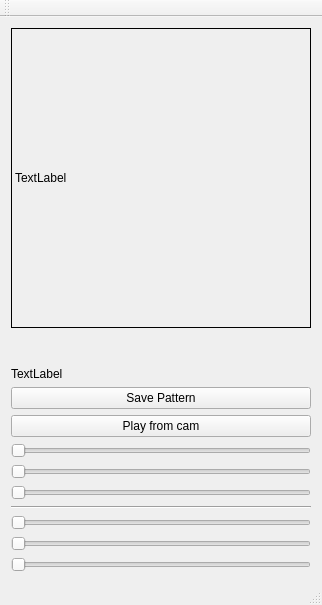
<?xml version="1.0" encoding="UTF-8"?>
<ui version="4.0">
 <class>MainWindow</class>
 <widget class="QMainWindow" name="MainWindow">
  <property name="geometry">
   <rect>
    <x>0</x>
    <y>0</y>
    <width>318</width>
    <height>605</height>
   </rect>
  </property>
  <property name="windowTitle">
   <string>MainWindow</string>
  </property>
  <widget class="QWidget" name="centralWidget">
   <layout class="QVBoxLayout" name="verticalLayout">
    <item>
     <widget class="QLabel" name="img">
      <property name="sizePolicy">
       <sizepolicy hsizetype="Ignored" vsizetype="Ignored">
        <horstretch>0</horstretch>
        <verstretch>0</verstretch>
       </sizepolicy>
      </property>
      <property name="minimumSize">
       <size>
        <width>300</width>
        <height>300</height>
       </size>
      </property>
      <property name="baseSize">
       <size>
        <width>300</width>
        <height>400</height>
       </size>
      </property>
      <property name="frameShape">
       <enum>QFrame::Box</enum>
      </property>
      <property name="text">
       <string>TextLabel</string>
      </property>
     </widget>
    </item>
    <item>
     <spacer name="verticalSpacer">
      <property name="orientation">
       <enum>Qt::Vertical</enum>
      </property>
      <property name="sizeHint" stdset="0">
       <size>
        <width>20</width>
        <height>40</height>
       </size>
      </property>
     </spacer>
    </item>
    <item>
     <widget class="QLabel" name="label">
      <property name="text">
       <string>TextLabel</string>
      </property>
     </widget>
    </item>
    <item>
     <widget class="QPushButton" name="pushButton_2">
      <property name="text">
       <string>Save Pattern</string>
      </property>
     </widget>
    </item>
    <item>
     <widget class="QPushButton" name="pushButton">
      <property name="text">
       <string>Play from cam</string>
      </property>
     </widget>
    </item>
    <item>
     <widget class="QSlider" name="horizontalSlider">
      <property name="maximum">
       <number>255</number>
      </property>
      <property name="orientation">
       <enum>Qt::Horizontal</enum>
      </property>
     </widget>
    </item>
    <item>
     <widget class="QSlider" name="horizontalSlider_2">
      <property name="maximum">
       <number>255</number>
      </property>
      <property name="orientation">
       <enum>Qt::Horizontal</enum>
      </property>
     </widget>
    </item>
    <item>
     <widget class="QSlider" name="horizontalSlider_3">
      <property name="maximum">
       <number>255</number>
      </property>
      <property name="orientation">
       <enum>Qt::Horizontal</enum>
      </property>
     </widget>
    </item>
    <item>
     <widget class="Line" name="line">
      <property name="orientation">
       <enum>Qt::Horizontal</enum>
      </property>
     </widget>
    </item>
    <item>
     <widget class="QSlider" name="horizontalSlider_4">
      <property name="maximum">
       <number>255</number>
      </property>
      <property name="orientation">
       <enum>Qt::Horizontal</enum>
      </property>
     </widget>
    </item>
    <item>
     <widget class="QSlider" name="horizontalSlider_5">
      <property name="maximum">
       <number>255</number>
      </property>
      <property name="orientation">
       <enum>Qt::Horizontal</enum>
      </property>
     </widget>
    </item>
    <item>
     <widget class="QSlider" name="horizontalSlider_6">
      <property name="maximum">
       <number>255</number>
      </property>
      <property name="orientation">
       <enum>Qt::Horizontal</enum>
      </property>
     </widget>
    </item>
   </layout>
  </widget>
  <widget class="QMenuBar" name="menuBar">
   <property name="geometry">
    <rect>
     <x>0</x>
     <y>0</y>
     <width>318</width>
     <height>22</height>
    </rect>
   </property>
  </widget>
  <widget class="QToolBar" name="mainToolBar">
   <attribute name="toolBarArea">
    <enum>TopToolBarArea</enum>
   </attribute>
   <attribute name="toolBarBreak">
    <bool>false</bool>
   </attribute>
  </widget>
  <widget class="QStatusBar" name="statusBar"/>
 </widget>
 <layoutdefault spacing="6" margin="11"/>
 <resources/>
 <connections/>
</ui>
